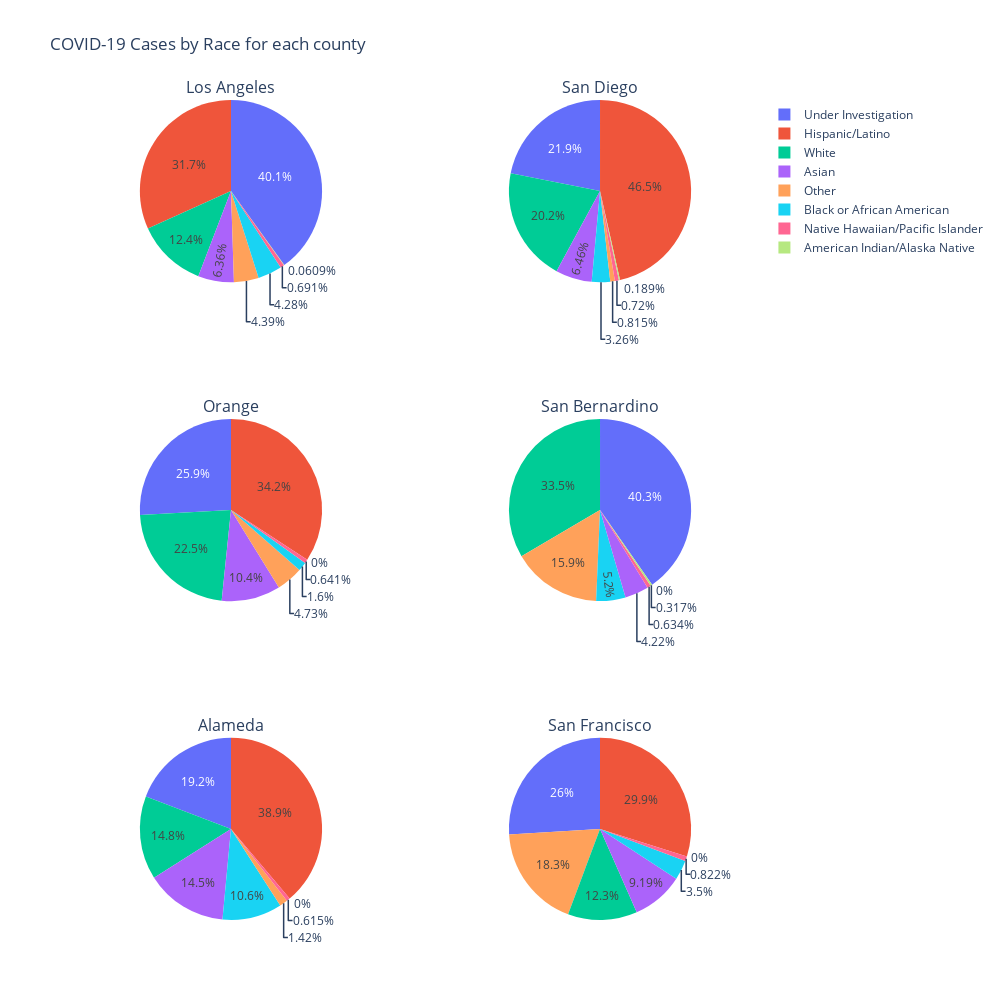

The notebook cell this image was saved under:
### Code cell
# fig = make_subplots(rows=2, cols=3,subplot_titles=("Los Angeles", "San Diego", "Orange", "San Bernardino","Alameda"
#                                                   ,"San Francisco"))

labels = df_california['Race']

# Create subplots: use 'domain' type for Pie subplot
fig = make_subplots(rows=3, cols=2, specs=[[{'type':'domain'}, {'type':'domain'}],[{'type':'domain'}, {'type':'domain'}],[{'type':'domain'}, {'type':'domain'}]], 
                    subplot_titles=['Los Angeles','San Diego','Orange','San Bernardino','Alameda','San Francisco'])

fig.add_trace(go.Pie(labels=labels, values=df[df['County'] == 'Los Angeles']['Count'], name="Los Angeles"),
              1, 1)
fig.add_trace(go.Pie(labels=labels, values=df[df['County'] == 'San Diego']['Count'], name="San Diego"),
              1, 2)
fig.add_trace(go.Pie(labels=labels, values=df[df['County'] == 'Orange']['Count'], name="Orange"),
              2, 1)
fig.add_trace(go.Pie(labels=labels, values=df[df['County'] == 'San Bernardino']['Count'], name="San Bernardino"),
              2, 2)
fig.add_trace(go.Pie(labels=labels, values=df[df['County'] == 'Alameda']['Count'], name="Alameda"),
              3, 1)
fig.add_trace(go.Pie(labels=labels, values=df[df['County'] == 'San Francisco']['Count'], name="San Francisco"),
              3, 2)
# Use `hole` to create a donut-like pie chart
# fig.update_traces(hole=.4, hoverinfo="label+percent+name")
fig.update_traces(hoverinfo="label+value+name")


fig.update_layout(height=1000, width=1000,
    title_text="COVID-19 Cases by Race for each county")
fig.show()

### Figure 1 — Plotly figure (JSON) as saved in the notebook; plotly's stock layout.template omitted (floating-point values rounded to 4 significant figures)
{"data": [{"domain": {"x": [0, 0.45], "y": [0.7778, 1]}, "hoverinfo": "label+value+name", "labels": ["American Indian/Alaska Native", "Asian", "Black or African American", "Hispanic/Latino", "Native Hawaiian/Pacific Islander", "White", "Other", "Under Investigation"], "name": "Los Angeles", "type": "pie", "values": [20, 2088, 1405, 10430, 227, 4078, 1443, 13160]}, {"domain": {"x": [0.55, 1], "y": [0.7778, 1]}, "hoverinfo": "label+value+name", "labels": ["American Indian/Alaska Native", "Asian", "Black or African American", "Hispanic/Latino", "Native Hawaiian/Pacific Islander", "White", "Other", "Under Investigation"], "name": "San Diego", "type": "pie", "values": [10, 341, 172, 2453, 38, 1067, 43, 1154]}, {"domain": {"x": [0, 0.45], "y": [0.3889, 0.6111]}, "hoverinfo": "label+value+name", "labels": ["American Indian/Alaska Native", "Asian", "Black or African American", "Hispanic/Latino", "Native Hawaiian/Pacific Islander", "White", "Other", "Under Investigation"], "name": "Orange", "type": "pie", "values": [0, 391, 60, 1281, 24, 842, 177, 969]}, {"domain": {"x": [0.55, 1], "y": [0.3889, 0.6111]}, "hoverinfo": "label+value+name", "labels": ["American Indian/Alaska Native", "Asian", "Black or African American", "Hispanic/Latino", "Native Hawaiian/Pacific Islander", "White", "Other", "Under Investigation"], "name": "San Bernardino", "type": "pie", "values": [10, 133, 164, 0, 20, 1055, 500, 1271]}, {"domain": {"x": [0, 0.45], "y": [0, 0.2222]}, "hoverinfo": "label+value+name", "labels": ["American Indian/Alaska Native", "Asian", "Black or African American", "Hispanic/Latino", "Native Hawaiian/Pacific Islander", "White", "Other", "Under Investigation"], "name": "Alameda", "type": "pie", "values": [0, 307, 224, 822, 13, 313, 30, 406]}, {"domain": {"x": [0.55, 1], "y": [0, 0.2222]}, "hoverinfo": "label+value+name", "labels": ["American Indian/Alaska Native", "Asian", "Black or African American", "Hispanic/Latino", "Native Hawaiian/Pacific Islander", "White", "Other", "Under Investigation"], "name": "San Francisco", "type": "pie", "values": [0, 257, 98, 836, 23, 344, 512, 727]}], "layout": {"annotations": [{"font": {"size": 16}, "showarrow": false, "text": "Los Angeles", "x": 0.225, "xanchor": "center", "xref": "paper", "y": 1, "yanchor": "bottom", "yref": "paper"}, {"font": {"size": 16}, "showarrow": false, "text": "San Diego", "x": 0.775, "xanchor": "center", "xref": "paper", "y": 1, "yanchor": "bottom", "yref": "paper"}, {"font": {"size": 16}, "showarrow": false, "text": "Orange", "x": 0.225, "xanchor": "center", "xref": "paper", "y": 0.6111, "yanchor": "bottom", "yref": "paper"}, {"font": {"size": 16}, "showarrow": false, "text": "San Bernardino", "x": 0.775, "xanchor": "center", "xref": "paper", "y": 0.6111, "yanchor": "bottom", "yref": "paper"}, {"font": {"size": 16}, "showarrow": false, "text": "Alameda", "x": 0.225, "xanchor": "center", "xref": "paper", "y": 0.2222, "yanchor": "bottom", "yref": "paper"}, {"font": {"size": 16}, "showarrow": false, "text": "San Francisco", "x": 0.775, "xanchor": "center", "xref": "paper", "y": 0.2222, "yanchor": "bottom", "yref": "paper"}], "height": 1000, "title": {"text": "COVID-19 Cases by Race for each county"}, "width": 1000}}
